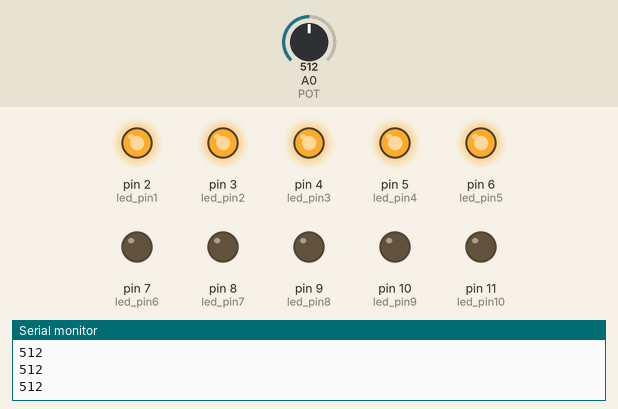
Simulated run of this sketch. Board: Arduino Uno, built with avr-gcc and run on an emulated ATmega328P. Shown: output pins drawn as LEDs (lit = HIGH), the last lines printed to the serial monitor. The inputs (shaded band) are chosen by the test bench; at power-on: A0 (POT) = 512.

Above: at 1.2 s.
1.3 s: A0 (POT) set to 560
2.8 s: A0 (POT) set to 585
At 3.5 s:
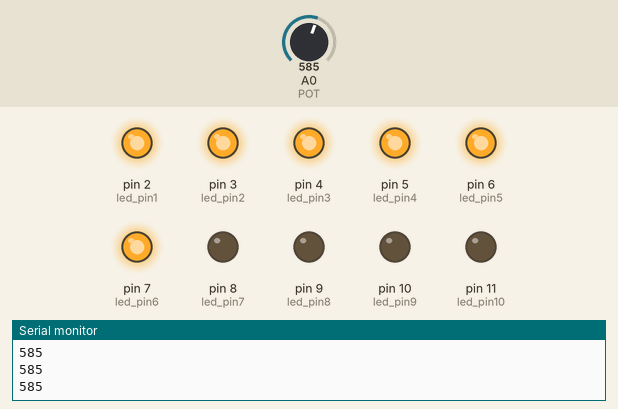
4.3 s: A0 (POT) set to 716
At 4.8 s:
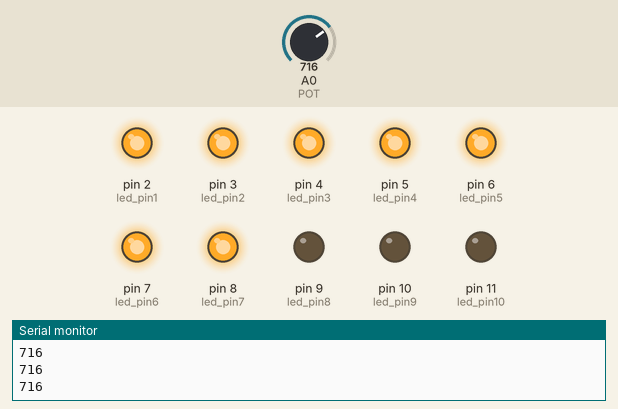
5.8 s: A0 (POT) set to 779
7.3 s: A0 (POT) set to 804
At 8.5 s:
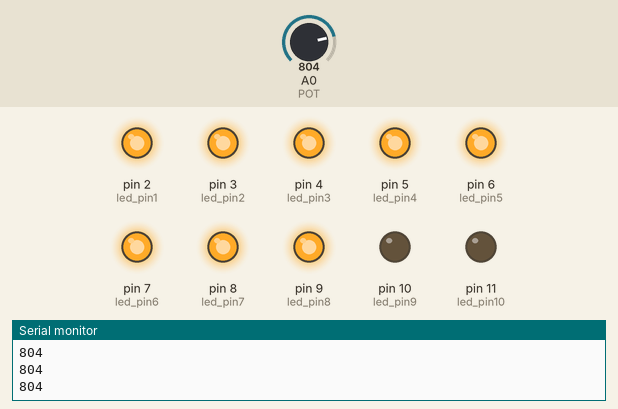
8.8 s: A0 (POT) set to 511
At 10.1 s:
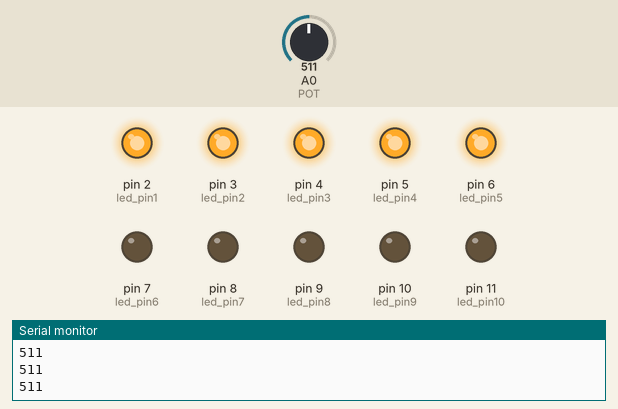
Timing chart, 0 to 11.3 s (numbered marks = the images above; inputs shaded):
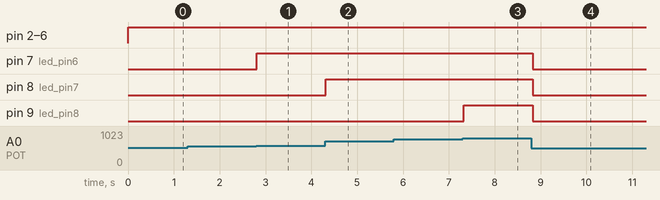

Measured:
- the behaviour switches between 568 and 569 on A0 (POT) (found by bisection; images 0 and 1)
- the behaviour switches between 795 and 796 on A0 (POT) (found by bisection; images 2 and 3)
- after the input at 2.8 s, pin 7 (led_pin6): LOW → HIGH at once
- after the input at 4.3 s, pin 8 (led_pin7): LOW → HIGH at once
- after the input at 7.3 s, pin 9 (led_pin8): LOW → HIGH at once
- after the input at 8.8 s, pin 7 (led_pin6), pin 8 (led_pin7), pin 9 (led_pin8): HIGH → LOW at once

The sketch:

sketch_lesson2.ino
```cpp
const int POT=0;
unsigned int val=0, val_led=0;
int led_pin1=2, led_pin2=3, led_pin3=4, led_pin4=5, led_pin5=6;
int    led_pin6=7, led_pin7=8, led_pin8=9, led_pin9=10, led_pin10=11;

void setup() {
  // put your setup code here, to run once:
  Serial.begin(9600);
  pinMode(led_pin1, OUTPUT);
  pinMode(led_pin2, OUTPUT);
  pinMode(led_pin3, OUTPUT);
  pinMode(led_pin4, OUTPUT);
  pinMode(led_pin5, OUTPUT);
  pinMode(led_pin6, OUTPUT);
  pinMode(led_pin7, OUTPUT);
  pinMode(led_pin8, OUTPUT);
  pinMode(led_pin9, OUTPUT);
  pinMode(led_pin10, OUTPUT);
}

void loop() {
  // put your main code here, to run repeatedly:
  val= analogRead(POT);
  val_led= map(val, 0, 1023, 0, 9);
  switch (val_led)
  {
    case 0:
     digitalWrite(led_pin1, HIGH);
     digitalWrite(led_pin2, LOW);
     digitalWrite(led_pin3, LOW);
     digitalWrite(led_pin4, LOW);
     digitalWrite(led_pin5, LOW);
     digitalWrite(led_pin6, LOW);
     digitalWrite(led_pin7, LOW);
     digitalWrite(led_pin8, LOW);
     digitalWrite(led_pin9, LOW);
     digitalWrite(led_pin10, LOW);
    break;
    case 1:
     digitalWrite(led_pin1, HIGH);
     digitalWrite(led_pin2, HIGH);
     digitalWrite(led_pin3, LOW);
     digitalWrite(led_pin4, LOW);
     digitalWrite(led_pin5, LOW);
     digitalWrite(led_pin6, LOW);
     digitalWrite(led_pin7, LOW);
     digitalWrite(led_pin8, LOW);
     digitalWrite(led_pin9, LOW);
     digitalWrite(led_pin10, LOW);
    break;
    case 2:
     digitalWrite(led_pin1, HIGH);
     digitalWrite(led_pin2, HIGH);
     digitalWrite(led_pin3, HIGH);
     digitalWrite(led_pin4, LOW);
     digitalWrite(led_pin5, LOW);
     digitalWrite(led_pin6, LOW);
     digitalWrite(led_pin7, LOW);
     digitalWrite(led_pin8, LOW);
     digitalWrite(led_pin9, LOW);
     digitalWrite(led_pin10, LOW);
    break;
    case 3:
     digitalWrite(led_pin1, HIGH);
     digitalWrite(led_pin2, HIGH);
     digitalWrite(led_pin3, HIGH);
     digitalWrite(led_pin4, HIGH);
     digitalWrite(led_pin5, LOW);
     digitalWrite(led_pin6, LOW);
     digitalWrite(led_pin7, LOW);
     digitalWrite(led_pin8, LOW);
     digitalWrite(led_pin9, LOW);
     digitalWrite(led_pin10, LOW);
    break;
    case 4:
     digitalWrite(led_pin1, HIGH);
     digitalWrite(led_pin2, HIGH);
     digitalWrite(led_pin3, HIGH);
     digitalWrite(led_pin4, HIGH);
     digitalWrite(led_pin5, HIGH);
     digitalWrite(led_pin6, LOW);
     digitalWrite(led_pin7, LOW);
     digitalWrite(led_pin8, LOW);
     digitalWrite(led_pin9, LOW);
     digitalWrite(led_pin10, LOW);
    break;
    case 5:
     digitalWrite(led_pin1, HIGH);
     digitalWrite(led_pin2, HIGH);
     digitalWrite(led_pin3, HIGH);
     digitalWrite(led_pin4, HIGH);
     digitalWrite(led_pin5, HIGH);
     digitalWrite(led_pin6, HIGH);
     digitalWrite(led_pin7, LOW);
     digitalWrite(led_pin8, LOW);
     digitalWrite(led_pin9, LOW);
     digitalWrite(led_pin10, LOW);
    break;
    case 6:
     digitalWrite(led_pin1, HIGH);
     digitalWrite(led_pin2, HIGH);
     digitalWrite(led_pin3, HIGH);
     digitalWrite(led_pin4, HIGH);
     digitalWrite(led_pin5, HIGH);
     digitalWrite(led_pin6, HIGH);
     digitalWrite(led_pin7, HIGH);
     digitalWrite(led_pin8, LOW);
     digitalWrite(led_pin9, LOW);
     digitalWrite(led_pin10, LOW);
    break;
    case 7:
     digitalWrite(led_pin1, HIGH);
     digitalWrite(led_pin2, HIGH);
     digitalWrite(led_pin3, HIGH);
     digitalWrite(led_pin4, HIGH);
     digitalWrite(led_pin5, HIGH);
     digitalWrite(led_pin6, HIGH);
     digitalWrite(led_pin7, HIGH);
     digitalWrite(led_pin8, HIGH);
     digitalWrite(led_pin9, LOW);
     digitalWrite(led_pin10, LOW);
    break;
    case 8:
     digitalWrite(led_pin1, HIGH);
     digitalWrite(led_pin2, HIGH);
     digitalWrite(led_pin3, HIGH);
     digitalWrite(led_pin4, HIGH);
     digitalWrite(led_pin5, HIGH);
     digitalWrite(led_pin6, HIGH);
     digitalWrite(led_pin7, HIGH);
     digitalWrite(led_pin8, HIGH);
     digitalWrite(led_pin9, HIGH);
     digitalWrite(led_pin10, LOW);
    break;
    case 9:
     digitalWrite(led_pin1, HIGH);
     digitalWrite(led_pin2, HIGH);
     digitalWrite(led_pin3, HIGH);
     digitalWrite(led_pin4, HIGH);
     digitalWrite(led_pin5, HIGH);
     digitalWrite(led_pin6, HIGH);
     digitalWrite(led_pin7, HIGH);
     digitalWrite(led_pin8, HIGH);
     digitalWrite(led_pin9, HIGH);
     digitalWrite(led_pin10, HIGH);
    break;
  }
  Serial.println(val);
  delay(100);
}
```
